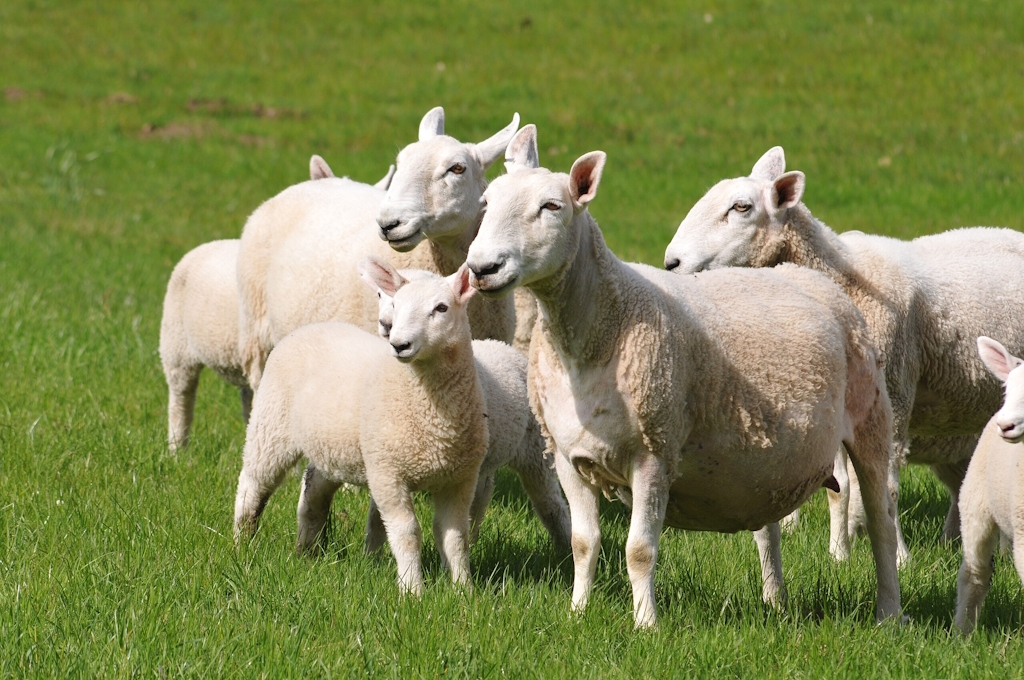
#> input picture kolos/sheep.jpg, 1024 x 680 px
$ python mozaika.py
#> lines starting #> are read from the running program, lines starting #| are printed output that depends on the picture
import cv2
import numpy as np

def mozaika(image_path, block_size=5):
#> called with image_path = 'sheep.jpg', block_size = 20
    img = cv2.imread(image_path)
#> img is the input picture: shape (680, 1024, 3); mean B, G, R 81.6, 134.6, 127.5

    height, width, depth = img.shape
#> height = 680; width = 1024; depth = 3

    processed_img = img.copy()

    # Iteracja przez bloki
    for y in range(0, height, block_size):
        for x in range(0, width, block_size):
            block = img[y:y+block_size, x:x+block_size]
            mean = block.mean(axis=(0, 1))
            processed_img[y:y+block_size, x:x+block_size] = mean
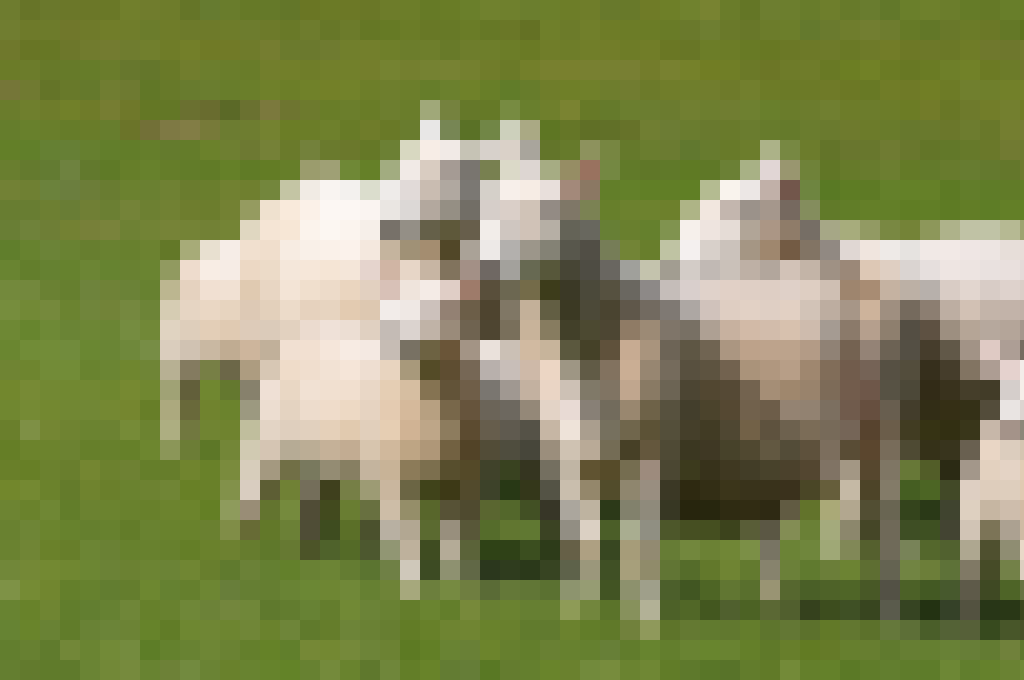
#> processed_img: shape (680, 1024, 3); mean B, G, R 81.1, 134.1, 127
    cv2.imshow("Original Image", img)
    cv2.imshow("Processed Image", processed_img)
    cv2.waitKey(0)
    cv2.destroyAllWindows()

mozaika("sheep.jpg", 20)
